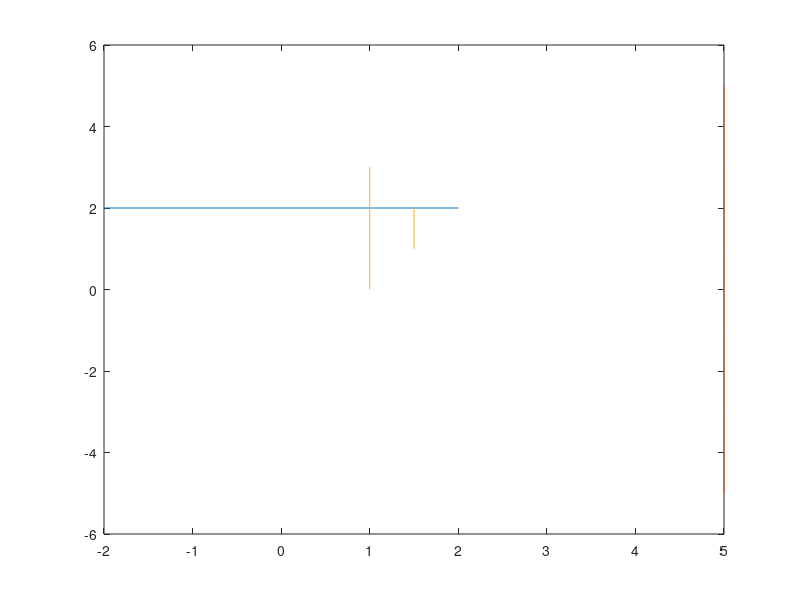

The MATLAB script that drew this image:
clear;
clc;

x1=-2:0.1:2; 
y1=2+0.*x1; %% 产生一个和x1长度相同的y1数组 
plot(x1,y1)
hold on
y2=-5:1:5; 
x2=5+0.*y2; %% 产生一个和y2长度相同的x2数组 
plot(x2,y2)
hold on
%% 方法二：
% line([1,1],[min(y(:)) max(y(:))]);
line([1,1],[0,3])
hold on
%% 方法三：
plot([1.5 1.5],[1,2]);
hold on